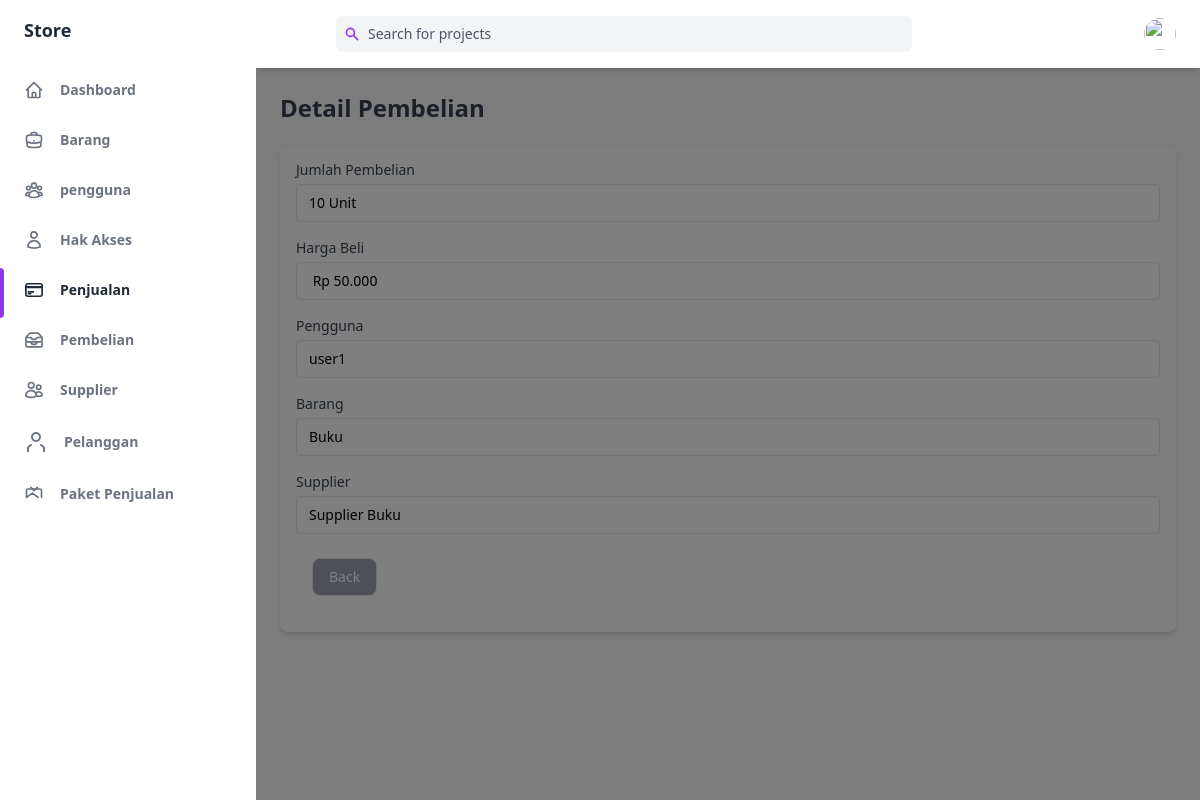
Screenshot of /public/pembelian/detail/1 with the database file from the repository.
### tables this page shows
CREATE TABLE `pembelian` (
  `idPembelian` int(255) NOT NULL,
  `jumlahPembelian` int(255) NOT NULL,
  `hargaBeli` int(11) NOT NULL,
  `idPengguna` int(11) NOT NULL,
  `idBarang` int(255) NOT NULL,
  `idSupplier` int(11) NOT NULL
);

CREATE TABLE `pengguna` (
  `idPengguna` int(255) NOT NULL,
  `namaPengguna` varchar(255) NOT NULL,
  `password` varchar(255) NOT NULL,
  `namaDepan` varchar(255) NOT NULL,
  `namaBelakang` varchar(255) NOT NULL,
  `noHP` varchar(255) NOT NULL,
  `alamat` varchar(255) NOT NULL,
  `idAkses` int(255) NOT NULL
);

CREATE TABLE `barang` (
  `idBarang` int(255) NOT NULL,
  `namaBarang` varchar(255) NOT NULL,
  `keterangan` varchar(255) NOT NULL,
  `satuan` varchar(255) NOT NULL,
  `idPengguna` int(255) NOT NULL
);

CREATE TABLE `supplier` (
  `idSupplier` int(255) NOT NULL,
  `nama` varchar(255) NOT NULL,
  `alamat` varchar(255) NOT NULL,
  `noHP` varchar(255) NOT NULL,
  `email` varchar(255) NOT NULL
);

### app/core/Controller.php (called while the page is built, shortened)
<?php
class Controller
{
    public function view($view, $data = [])
    {
        require_once '../app/views/' . $view . '.php';
    }
    public function model($model)
    {
        return new $model;
    }
}

### app/controllers/Pembelian.php (called while the page is built, shortened)
<?php
class Pembelian extends Controller
{
    public function detail($id)
    {
        $data['judul'] = 'Detail Pembelian';
        $data['pembelian'] = $this->model('pembelian_model')->getPembelianById($id);
        $this->view('pembelian/detail', $data);
    }
}

### app/core/App.php (called while the page is built, shortened)
<?php
class App
{
   protected $method = 'index';
   protected $params = [];
   public function __construct()
   {
      $url = $this->parseURL();
      if (file_exists('../app/controllers/' . $url[0] . '.php')) {
         unset($url[0]);
      }
      $this->controller = new $this->controller;
      if (isset($url[1])) {
         if (method_exists($this->controller, $url[1])) {
            $this->method = $url[1];
            unset($url[1]);
         }
      }
      if (!empty($url)) {
         $this->params = array_values($url);
      }
      call_user_func_array([$this->controller, $this->method], $this->params);
   }
   public function parseURL()
   {
      if (isset($_GET['url'])) {
         $url = rtrim($_GET['url'], '/');
         $url = filter_var($url, FILTER_SANITIZE_URL);
         $url = explode('/', $url);
         return $url;
      } else {
         return ["home"];
      }
   }
}

### public/index.php (called while the page is built, shortened)
<?php
$app = new App;

### app/core/Database.php (called while the page is built, shortened)
<?php
class Database
{
    private $host = DB_HOST;
    private $user = DB_USER;
    private $pass = DB_PASS;
    private $db_name = DB_NAME;
    private $dbh;
    private $stmt;
    public function __construct()
    {
        $dsn = 'mysql:host=' . $this->host . ';dbname=' . $this->db_name;
        $option = [
            PDO::ATTR_PERSISTENT => true,
            PDO::ATTR_ERRMODE => PDO::ERRMODE_EXCEPTION
        ];
        try {
            $this->dbh = new PDO($dsn, $this->user, $this->pass, $option);
        } catch (PDOException $error) {
            die($error->getMessage());
        }
    }
    public function query($query)
    {
        $this->stmt = $this->dbh->prepare($query);
    }
    public function bind($param, $value, $type = null)
    {
        if (is_null($type)) {
            switch (true) {
                default:
                    $type = PDO::PARAM_STR;
            }
        }
        $this->stmt->bindValue($param, $value, $type);
    }
    public function execute()
    {
        $this->stmt->execute();
    }
    public function single()
    {
        $this->execute();
        return $this->stmt->fetch(PDO::FETCH_ASSOC);
    }
}

### app/models/pembelian_model.php (called while the page is built, shortened)
<?php
class pembelian_model
{
    private $db;
    public function __construct()
    {
        $this->db = new Database;
    }
    public function getPembelianById($idPembelian)
    {
        $this->db->query('SELECT * FROM pembelian JOIN pengguna on pengguna.idPengguna = pembelian.idPengguna JOIN barang on barang.idBarang = pembelian.idBarang JOIN supplier on supplier.idSupplier = pembelian.idSupplier WHERE idPembelian =:idPembelian');
        $this->db->bind('idPembelian', $idPembelian);
        return $this->db->single();
    }
}

### app/views/pembelian/detail.php (the view, shortened to what this page needs)
<div class="flex h-screen bg-gray-50 dark:bg-gray-900" :class="{ 'overflow-hidden': isSideMenuOpen}">
    <aside class="z-20 flex-shrink-0 hidden w-64 overflow-y-auto bg-white dark:bg-gray-800 md:block">
        <div class="py-4 text-gray-500 dark:text-gray-400">
            <a class="ml-6 text-lg font-bold text-gray-800 dark:text-gray-200" href="#">
                Store
            </a>
            <ul class="mt-6">
                <li class="relative px-6 py-3">
                    <a class="inline-flex items-center w-full text-sm font-semibold transition-colors duration-150 hover:text-gray-800 dark:hover:text-gray-200" href="<?= ROUTE_URL ?>/home">
                        <span class="ml-4">Dashboard</span>
                    </a>
                </li>
            </ul>
            <ul>
                <li class="relative px-6 py-3">
                    <a class="inline-flex items-center w-full text-sm font-semibold transition-colors duration-150 hover:text-gray-800 dark:hover:text-gray-200" href="<?= ROUTE_URL ?>/barang">
                        <span class="ml-4">Barang</span>
                    </a>
                </li>
                <li class="relative px-6 py-3">
                    <a class="inline-flex items-center w-full text-sm font-semibold transition-colors duration-150 hover:text-gray-800 dark:hover:text-gray-200" href="<?= ROUTE_URL ?>/pengguna">
                        <span class="ml-4">pengguna</span>
                    </a>
                </li>
                <li class="relative px-6 py-3">
                    <a class="inline-flex items-center w-full text-sm font-semibold transition-colors duration-150 hover:text-gray-800 dark:hover:text-gray-200" href="<?= ROUTE_URL ?>/role">
                        <span class="ml-4">Hak Akses</span>
                    </a>
                </li>
                <li class="relative px-6 py-3">
                    <span class="absolute inset-y-0 left-0 w-1 bg-purple-600 rounded-tr-lg rounded-br-lg"></span>
                    <a class="inline-flex items-center w-full text-sm font-semibold transition-colors duration-150 text-gray-800 dark:text-gray-100 hover:text-gray-800 dark:hover:text-gray-200" href="<?= ROUTE_URL ?>/penjualan">
                        <span class="ml-4">Penjualan</span>
                    </a>
                </li>
                <li class="relative px-6 py-3">
                    <a class="inline-flex items-center w-full text-sm font-semibold transition-colors duration-150 hover:text-gray-800 dark:hover:text-gray-200" href="<?= ROUTE_URL ?>/pembelian">
                        <span class="ml-4">Pembelian</span>
                    </a>
                </li>
                <li class="relative px-6 py-3">
                    <a class="inline-flex items-center w-full text-sm font-semibold transition-colors duration-150 hover:text-gray-800 dark:hover:text-gray-200" href="<?= ROUTE_URL ?>/supplier">
                        <span class="ml-4">Supplier</span>
                    </a>
                </li>
                <li class="relative px-6 py-3">
                    <a class="inline-flex items-center w-full text-sm font-semibold transition-colors duration-150 hover:text-gray-800 dark:hover:text-gray-200" href="<?= ROUTE_URL ?>/pelanggan">
                        <svg xmlns="http://www.w3.org/2000/svg" width="24" height="24" viewBox="0 0 24 24" fill="none" stroke="currentColor" stroke-width="2" stroke-linecap="round" stroke-linejoin="round">
                            <path d="M20 21v-2a4 4 0 0 0-3-3.87"></path>
                            <path d="M4 21v-2a4 4 0 0 1 3-3.87"></path>
                            <circle cx="12" cy="7" r="4"></circle>
                        </svg>
                        <span class="ml-4">Pelanggan</span>
                    </a>
                </li>
                <li class="relative px-6 py-3">
                    <a class="inline-flex items-center w-full text-sm font-semibold transition-colors duration-150 hover:text-gray-800 dark:hover:text-gray-200" href="<?= ROUTE_URL ?>/paketPenjualan">
                        <svg class="w-5 h-5" aria-hidden="true" fill="none" stroke-linecap="round" stroke-linejoin="round" stroke-width="2" viewBox="0 0 24 24" stroke="currentColor">
                            <path d="M21 16V8a2 2 0 0 0-2-2H5a2 2 0 0 0-2 2v8" />
                            <path d="M3 16l7-5 7 5"></path>
                            <path d="M8 4l4 4 4-4"></path>
                        </svg>
                        <span class="ml-4">Paket Penjualan</span>
                    </a>
                </li>
            </ul>
        </div>
    </aside>
    <div x-show="isSideMenuOpen" x-transition:enter="transition ease-in-out duration-150" x-transition:enter-start="opacity-0" x-transition:enter-end="opacity-100" x-transition:leave="transition ease-in-out duration-150" x-transition:leave-start="opacity-100" x-transition:leave-end="opacity-0" class="fixed inset-0 z-10 flex items-end bg-black bg-opacity-50 sm:items-center sm:justify-center"></div>
    <div class="flex flex-col flex-1 w-full">
        <header class="z-10 py-4 bg-white shadow-md dark:bg-gray-800">
            <div class="container flex items-center justify-between h-full px-6 mx-auto text-purple-600 dark:text-purple-300">
                <div class="flex justify-center flex-1 lg:mr-32">
                    <div class="relative w-full max-w-xl mr-6 focus-within:text-purple-500">
                        <div class="absolute inset-y-0 flex items-center pl-2">
                            <svg class="w-4 h-4" aria-hidden="true" fill="currentColor" viewBox="0 0 20 20">
                                <path fill-rule="evenodd" d="M8 4a4 4 0 100 8 4 4 0 000-8zM2 8a6 6 0 1110.89 3.476l4.817 4.817a1 1 0 01-1.414 1.414l-4.816-4.816A6 6 0 012 8z" clip-rule="evenodd"></path>
                            </svg>
                        </div>
                        <input class="w-full pl-8 pr-2 text-sm text-gray-700 placeholder-gray-600 bg-gray-100 border-0 rounded-md dark:placeholder-gray-500 dark:focus:shadow-outline-gray dark:focus:placeholder-gray-600 dark:bg-gray-700 dark:text-gray-200 focus:placeholder-gray-500 focus:bg-white focus:border-purple-300 focus:outline-none focus:shadow-outline-purple form-input" type="text" placeholder="Search for projects" aria-label="Search" />
                    </div>
                </div>
                <ul class="flex items-center flex-shrink-0 space-x-6">
                    <li class="relative">
                        <button class="align-middle rounded-full focus:shadow-outline-purple focus:outline-none" @click="toggleProfileMenu" @keydown.escape="closeProfileMenu" aria-label="Account" aria-haspopup="true">
                            <img class="object-cover w-8 h-8 rounded-full" src="https://images.unsplash.com/photo-1502378735452-bc7d86632805?ixlib=rb-0.3.5&q=80&fm=jpg&crop=entropy&cs=tinysrgb&w=200&fit=max&s=aa3a807e1bbdfd4364d1f449eaa96d82" alt="" aria-hidden="true" />
                        </button>
                    </li>
                </ul>
            </div>
        </header>
        <main class="h-full pb-16 overflow-y-auto">
            <div class="container px-6 mx-auto grid">
                <h2 class="my-6 text-2xl font-semibold text-gray-700 dark:text-gray-200">
                    Detail Pembelian
                </h2>
                <form action="" method="">
                    <div class="px-4 py-3 mb-8 bg-white rounded-lg shadow-md dark:bg-gray-800">
                        <label class="block text-sm">
                            <span class="text-gray-700 dark:text-gray-400">Jumlah Pembelian</span>
                            <input type="text" name="jumlahPembelian" class="block w-full mt-1 text-sm dark:border-gray-600 dark:bg-gray-700 focus:border-purple-400 focus:outline-none focus:shadow-outline-purple dark:text-gray-300 dark:focus:shadow-outline-gray form-input" value="<?= $data['pembelian']['jumlahPembelian']; ?> Unit" readonly />
                        </label>
                        <label class="block mt-4 text-sm">
                            <span class="text-gray-700 dark:text-gray-400">Harga Beli</span>
                            <input type="text" name="hargaBeli" class="block w-full mt-1 text-sm dark:border-gray-600 dark:bg-gray-700 focus:border-purple-400 focus:outline-none focus:shadow-outline-purple dark:text-gray-300 dark:focus:shadow-outline-gray form-input" value=" Rp <?= number_format($data['pembelian']['hargaBeli'], 0, ',', '.'); ?>" readonly />
                        </label>
                        <label class="block mt-4 text-sm">
                            <span class="text-gray-700 dark:text-gray-400">
                                Pengguna
                            </span>
                            <input type="text" name="idPengguna" id="idPengguna" class="block w-full mt-1 text-sm dark:border-gray-600 dark:bg-gray-700 focus:border-purple-400 focus:outline-none focus:shadow-outline-purple dark:text-gray-300 dark:focus:shadow-outline-gray form-input" value="<?= $data['pembelian']['namaPengguna']; ?>" readonly />
                        </label>
                        <label class="block mt-4 text-sm">
                            <span class="text-gray-700 dark:text-gray-400">
                                Barang
                            </span>
                            <input type="text" name="idBarang" id="idBarang" class="block w-full mt-1 text-sm dark:border-gray-600 dark:bg-gray-700 focus:border-purple-400 focus:outline-none focus:shadow-outline-purple dark:text-gray-300 dark:focus:shadow-outline-gray form-input" value="<?= $data['pembelian']['namaBarang']; ?>" readonly />
                        </label>
                        <label class="block mt-4 text-sm">
                            <span class="text-gray-700 dark:text-gray-400">
                                Supplier
                            </span>
                            <input type="text" name="idSupplier" id="idSupplier" class="block w-full mt-1 text-sm dark:border-gray-600 dark:bg-gray-700 focus:border-purple-400 focus:outline-none focus:shadow-outline-purple dark:text-gray-300 dark:focus:shadow-outline-gray form-input" value="<?= $data['pembelian']['nama']; ?>" readonly />
                        </label>
                </form>
                <div class="flex">
                    <div class=" pl-4 my-6">
                        <a href="<?= ROUTE_URL ?>/pembelian" class="flex items-center justify-between px-4 py-2 text-sm font-medium leading-5 text-white transition-colors duration-150 border rounded-lg dark:border-gray-600 dark:bg-gray-400 bg-gray-400 active:bg-gray-600 hover:bg-gray-700 focus:outline-none focus:shadow-outline-gray">
                            Back
                        </a>
                    </div>
                </div>
            </div>
        </main>
    </div>
</div>

### rows the page displays
pembelian: jumlahPembelian "10 Unit", hargaBeli "Rp 50.000", idPengguna "user1", idBarang "Buku", idSupplier "Supplier Buku"
